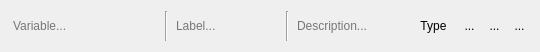
<?xml version="1.0" encoding="UTF-8"?>
<ui version="4.0">
 <class>Field</class>
 <widget class="QWidget" name="Field">
  <property name="geometry">
   <rect>
    <x>0</x>
    <y>0</y>
    <width>540</width>
    <height>52</height>
   </rect>
  </property>
  <property name="windowTitle">
   <string>Form</string>
  </property>
  <layout class="QHBoxLayout" name="horizontalLayout" stretch="2,0,0,0,0,0,0,0,0,0">
   <item>
    <widget class="QLineEdit" name="var">
     <property name="toolTip">
      <string>Variable name</string>
     </property>
     <property name="styleSheet">
      <string notr="true">QLineEdit { background-color:transparent; }</string>
     </property>
     <property name="frame">
      <bool>false</bool>
     </property>
     <property name="placeholderText">
      <string>Variable...</string>
     </property>
    </widget>
   </item>
   <item>
    <widget class="Line" name="line">
     <property name="orientation">
      <enum>Qt::Vertical</enum>
     </property>
    </widget>
   </item>
   <item>
    <widget class="QLineEdit" name="label">
     <property name="toolTip">
      <string>Label</string>
     </property>
     <property name="styleSheet">
      <string notr="true">QLineEdit { background-color:transparent; }</string>
     </property>
     <property name="frame">
      <bool>false</bool>
     </property>
     <property name="placeholderText">
      <string>Label...</string>
     </property>
    </widget>
   </item>
   <item>
    <widget class="Line" name="line_2">
     <property name="orientation">
      <enum>Qt::Vertical</enum>
     </property>
    </widget>
   </item>
   <item>
    <widget class="QLineEdit" name="descript">
     <property name="toolTip">
      <string>description</string>
     </property>
     <property name="styleSheet">
      <string notr="true">QLineEdit { background-color:transparent; }</string>
     </property>
     <property name="frame">
      <bool>false</bool>
     </property>
     <property name="placeholderText">
      <string>Description...</string>
     </property>
    </widget>
   </item>
   <item>
    <widget class="QWidget" name="container" native="true">
     <property name="toolTip">
      <string>Default value</string>
     </property>
     <layout class="QHBoxLayout" name="horizontalLayout_2">
      <property name="spacing">
       <number>0</number>
      </property>
      <property name="leftMargin">
       <number>0</number>
      </property>
      <property name="topMargin">
       <number>0</number>
      </property>
      <property name="rightMargin">
       <number>0</number>
      </property>
      <property name="bottomMargin">
       <number>0</number>
      </property>
     </layout>
    </widget>
   </item>
   <item>
    <widget class="QToolButton" name="options">
     <property name="text">
      <string>Type</string>
     </property>
     <property name="popupMode">
      <enum>QToolButton::InstantPopup</enum>
     </property>
     <property name="toolButtonStyle">
      <enum>Qt::ToolButtonTextOnly</enum>
     </property>
     <property name="autoRaise">
      <bool>true</bool>
     </property>
     <property name="arrowType">
      <enum>Qt::DownArrow</enum>
     </property>
    </widget>
   </item>
   <item>
    <widget class="QToolButton" name="toolClone">
     <property name="styleSheet">
      <string notr="true">border: none;</string>
     </property>
     <property name="text">
      <string>...</string>
     </property>
     <property name="icon">
      <iconset resource="../../Resource.qrc">
       <normaloff>:/Resources/clone.png</normaloff>:/Resources/clone.png</iconset>
     </property>
     <property name="iconSize">
      <size>
       <width>24</width>
       <height>24</height>
      </size>
     </property>
     <property name="shortcut">
      <string>Ctrl++</string>
     </property>
     <property name="popupMode">
      <enum>QToolButton::InstantPopup</enum>
     </property>
     <property name="autoRaise">
      <bool>true</bool>
     </property>
    </widget>
   </item>
   <item>
    <widget class="QToolButton" name="toolOptions">
     <property name="styleSheet">
      <string notr="true">border: none;</string>
     </property>
     <property name="text">
      <string>...</string>
     </property>
     <property name="icon">
      <iconset resource="../../Resource.qrc">
       <normaloff>:/Resources/configure.png</normaloff>:/Resources/configure.png</iconset>
     </property>
     <property name="iconSize">
      <size>
       <width>24</width>
       <height>24</height>
      </size>
     </property>
     <property name="popupMode">
      <enum>QToolButton::InstantPopup</enum>
     </property>
     <property name="autoRaise">
      <bool>true</bool>
     </property>
    </widget>
   </item>
   <item>
    <widget class="QToolButton" name="toolDelete">
     <property name="styleSheet">
      <string notr="true">border: none;</string>
     </property>
     <property name="text">
      <string>...</string>
     </property>
     <property name="icon">
      <iconset resource="../../Resource.qrc">
       <normaloff>:/img/Resources/Trash-52 (2).png</normaloff>:/img/Resources/Trash-52 (2).png</iconset>
     </property>
     <property name="iconSize">
      <size>
       <width>24</width>
       <height>24</height>
      </size>
     </property>
     <property name="shortcut">
      <string>Ctrl+Del</string>
     </property>
     <property name="toolButtonStyle">
      <enum>Qt::ToolButtonIconOnly</enum>
     </property>
     <property name="autoRaise">
      <bool>true</bool>
     </property>
    </widget>
   </item>
  </layout>
 </widget>
 <resources>
  <include location="../../Resource.qrc"/>
 </resources>
 <connections/>
</ui>
